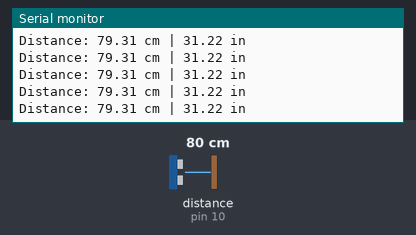
A sketch run on a simulated Arduino Uno, built with avr-gcc and run on an emulated ATmega328P. Parts: the last lines printed to the serial monitor. Wiring (inferred from the names in the program): ultrasonic range finder: trigger pin 9; echo pin 10. Inputs (shaded band) come from the test bench; at power-on: distance to the obstacle (sensor on pin 10) 80 cm. The echo pulse lasts 58.3 µs per cm.

Above: at 1.2 s.
1.3 s: distance to the obstacle (sensor on pin 10) set to 35 cm
At 1.39 s:
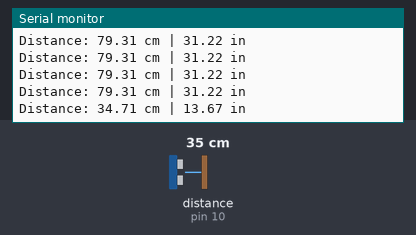
4.3 s: distance to the obstacle (sensor on pin 10) set to 2 cm
At 4.39 s:
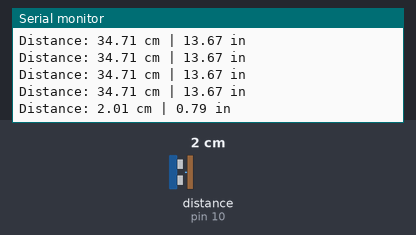
5.8 s: distance to the obstacle (sensor on pin 10) set to 18 cm
At 5.81 s:
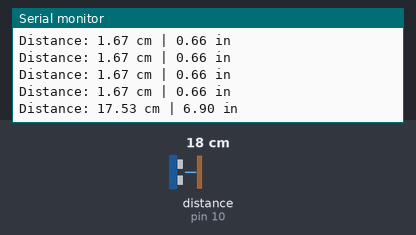
8.8 s: distance to the obstacle (sensor on pin 10) set to 250 cm
At 8.89 s:
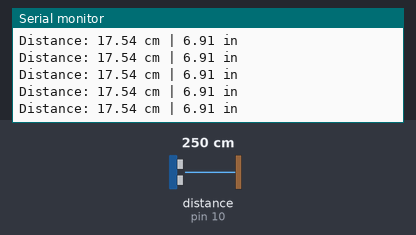
Timing chart, 0 to 11.8 s (numbered marks = the images above; inputs shaded):
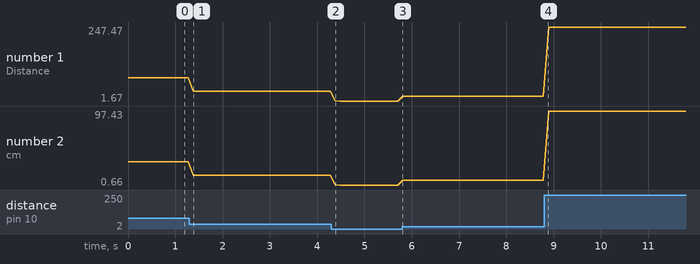

Measured:
- after the input at 1.3 s, the serial monitor: prints a new line after 0.08 s (image 1)
- after the input at 4.3 s, the serial monitor: prints a new line after 0.08 s (image 2)
- after the input at 5.8 s, the serial monitor: prints a new line at once (image 3)
- plotted number 1: 79.31 → 34.71 after the input at 1.3 s, 34.71 → 1.67 after the input at 4.3 s, 1.67 → 17.54 after the input at 5.8 s, 17.54 → 247.47 after the input at 8.8 s
- plotted number 2: 31.22 → 13.67 after the input at 1.3 s, 13.67 → 0.66 after the input at 4.3 s, 0.66 → 6.91 after the input at 5.8 s, 6.91 → 97.43 after the input at 8.8 s

The sketch:

Ultrasonic_Sensor_with_Arduino_Code.ino
```cpp
const int trigPin = 9;
const int echoPin = 10;

float duration;
float distanceCM;
float distanceIN;

void setup() {
  Serial.begin(9600);
  pinMode(trigPin, OUTPUT);
  pinMode(echoPin, INPUT);
  }

void loop() {
  digitalWrite(trigPin, LOW);
  delayMicroseconds(2);

  digitalWrite(trigPin, HIGH);
  delayMicroseconds(10);
  digitalWrite(trigPin,LOW);

  duration = pulseIn(echoPin, HIGH);

  distanceCM = (duration * 0.034) / 2;

  distanceIN = distanceCM / 2.54;

  Serial.print("Distance: ");
  Serial.print(distanceCM);
  Serial.print(" cm | ");
  Serial.print(distanceIN);
  Serial.println(" in");
  delay(100);
}
```
